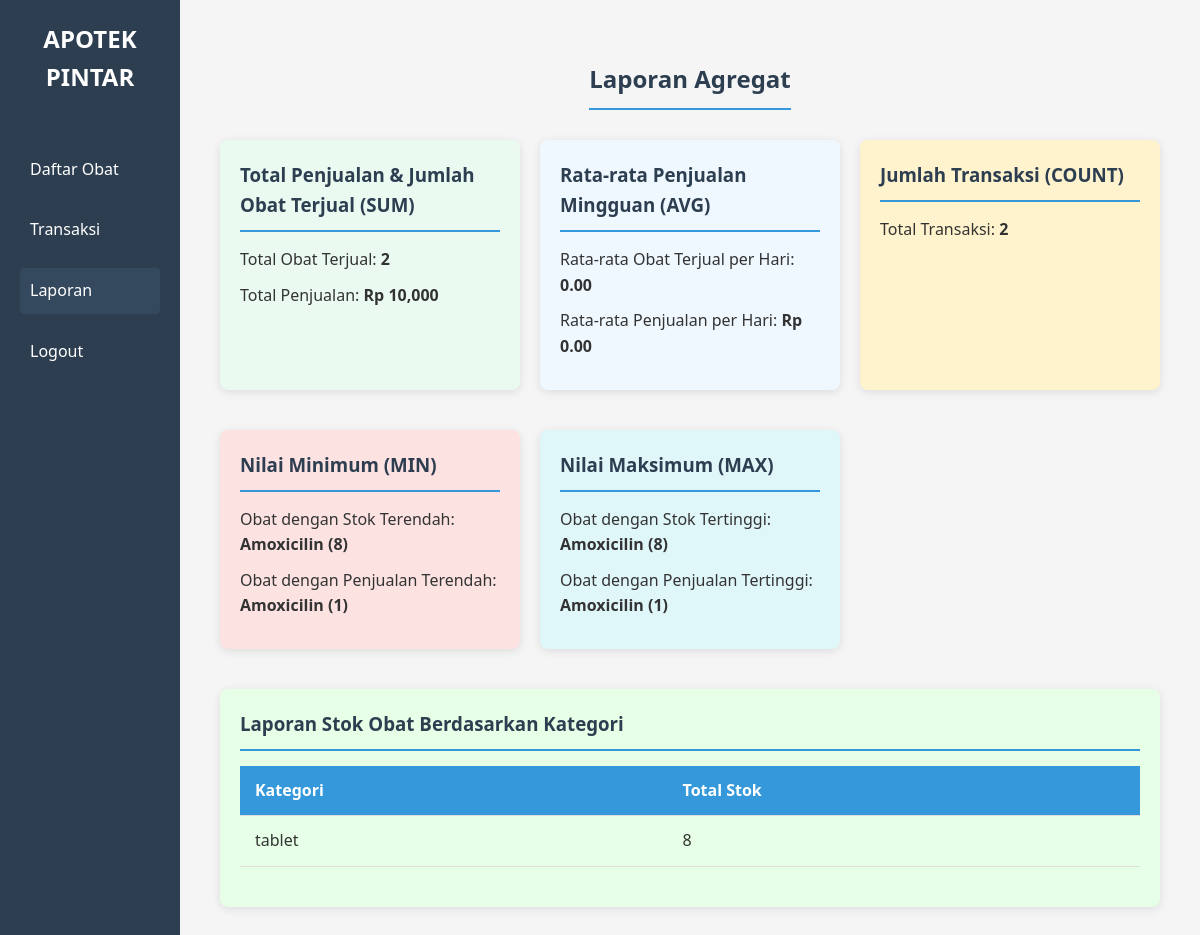
/admin/report.php, run on an earlier commit of the app's database.
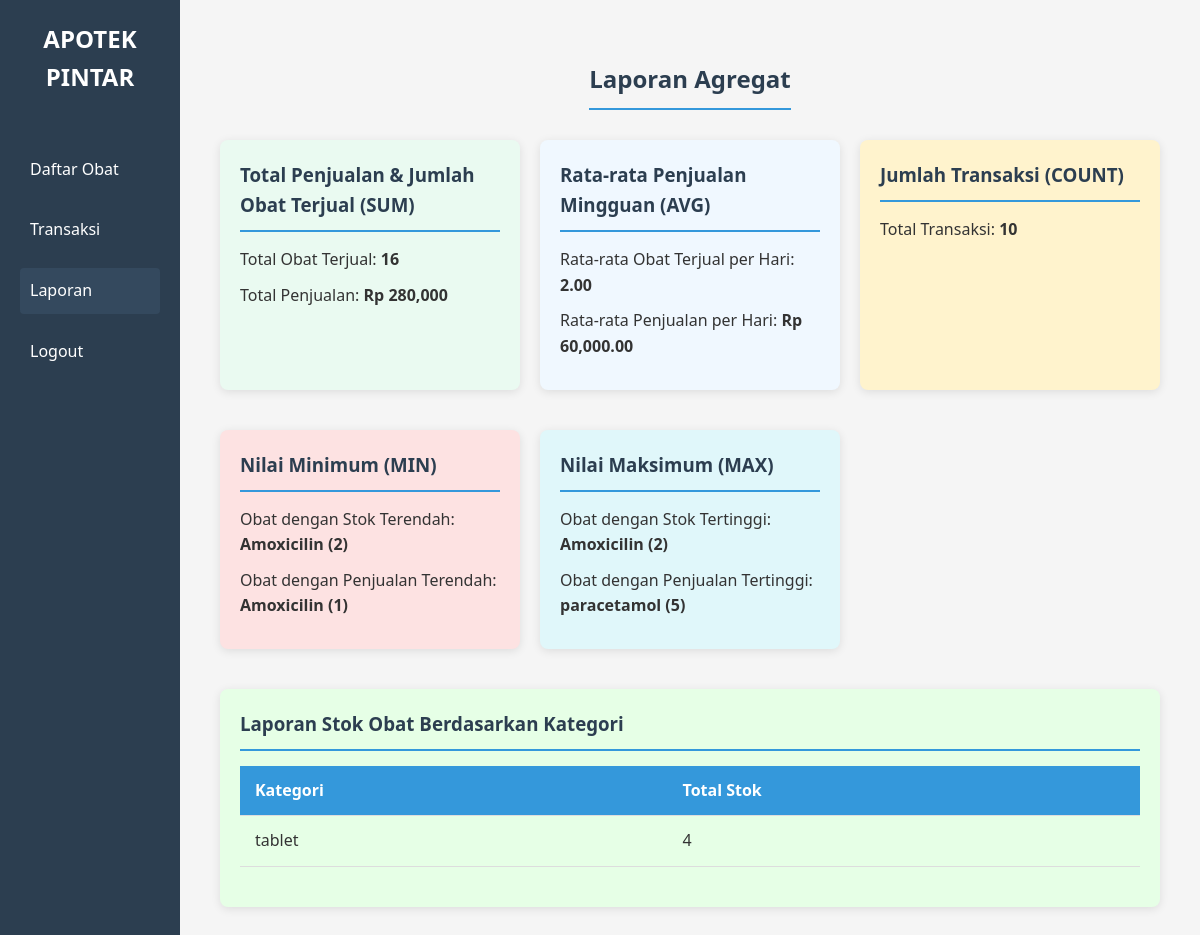
And on a later commit of the database.
### tables this page shows
CREATE TABLE `obat` (
  `id_obat` int(11) NOT NULL,
  `nama` varchar(50) NOT NULL,
  `stok` int(11) DEFAULT 0,
  `harga` decimal(10,2) NOT NULL,
  `kategori` varchar(20) NOT NULL
);

### admin/report.php (the view, shortened to what the changed rows need)
<?php include '../config.php'; ?>
<!DOCTYPE html>
<html lang="id">
<head>
    <link rel="stylesheet" href="styles.css">
</head>
<body>
    <div class="sidebar">
        <div class="logo">
            <h1>APOTEK PINTAR</h1>
        </div>
    </div>
    <main>
        <div class="report-container">
            <h2>Laporan Agregat</h2>
            <div class="report-cards">
                <section style="background-color: #eafaf1;">
                    <?php
                    $sum = $conn->query("SELECT SUM(jumlah) AS total_obat, SUM(total_transaksi) AS total_uang FROM transaksi")->fetch_assoc();
                    ?>
                    <p>Total Obat Terjual: <strong><?php echo $sum['total_obat']; ?></strong></p>
                    <p>Total Penjualan: <strong>Rp <?php echo number_format($sum['total_uang']); ?></strong></p>
                </section>
                <section style="background-color: #f0f8ff;">
                    <?php
                    $avg = $conn->query("SELECT AVG(jumlah) AS avg_obat, AVG(total_transaksi) AS avg_penjualan FROM transaksi WHERE tgl_transaksi >= DATE_SUB(CURDATE(), INTERVAL 7 DAY)")->fetch_assoc();
                    ?>
                    <p>Rata-rata Obat Terjual per Hari: <strong><?php echo number_format($avg['avg_obat'], 2); ?></strong></p>
                    <p>Rata-rata Penjualan per Hari: <strong>Rp <?php echo number_format($avg['avg_penjualan'], 2); ?></strong></p>
                </section>
                <section style="background-color: #fff3cd;">
                    <?php
                    $count = $conn->query("SELECT COUNT(*) AS total_transaksi FROM transaksi")->fetch_assoc();
                    ?>
                    <p>Total Transaksi: <strong><?php echo $count['total_transaksi']; ?></strong></p>
                </section>
                <section style="background-color: #fde2e2;">
                    <?php
                    $min_stok = $conn->query("SELECT nama, stok FROM obat ORDER BY stok ASC LIMIT 1")->fetch_assoc();
                    ?>
                    <p>Obat dengan Stok Terendah: <strong><?php echo $min_stok['nama'] . " (" . $min_stok['stok'] . ")"; ?></strong></p>
                </section>
                <section style="background-color: #e0f7fa;">
                    <?php
                    $max_stok = $conn->query("SELECT nama, stok FROM obat ORDER BY stok DESC LIMIT 1")->fetch_assoc();
                    $max_penjualan = $conn->query("SELECT obat.nama, transaksi.jumlah FROM transaksi JOIN obat ON transaksi.id_obat = obat.id_obat WHERE transaksi.jumlah = (SELECT MAX(jumlah) FROM transaksi)")->fetch_assoc();
                    ?>
                    <p>Obat dengan Stok Tertinggi: <strong><?php echo $max_stok['nama'] . " (" . $max_stok['stok'] . ")"; ?></strong></p>
                    <p>Obat dengan Penjualan Tertinggi: <strong><?php echo $max_penjualan['nama'] . " (" . $max_penjualan['jumlah'] . ")"; ?></strong></p>
                </section>
                <section style="background-color: #e6ffe6; grid-column: 1 / -1;">
                    <div class="report-table-container">
                        <table>
                            <thead>
                                <tr>
                                    <th>Kategori</th>
                                    <th>Total Stok</th>
                                </tr>
                            </thead>
                            <tbody>
                                <?php
                                $result_stok_kategori = $conn->query("SELECT kategori, total_stok_kategori FROM v_stok_kategori ORDER BY kategori ASC");
                                if ($result_stok_kategori->num_rows > 0) {
                                    while ($row_stok = $result_stok_kategori->fetch_assoc()) {
                                        echo "<tr>";
                                        echo "<td>{$row_stok['kategori']}</td>";
                                        echo "<td>{$row_stok['total_stok_kategori']}</td>";
                                        echo "</tr>";
                                    }
                                } else {
                                    echo "<tr><td colspan='3'>Tidak ada data stok per kategori.</td></tr>";
                                }
                                ?>
                            </tbody>
                        </table>
                    </div>
                </section>
            </div>
        </div>
    </main>
</body>
</html>

What changed in the data, as far as the page shows it:
changed obat "Amoxicilin": stok "8" → "2"
Also different on the page:
$sum['total_obat']: "2" → "16"
$sum['total_uang']: "10,000" → "280,000"
$avg['avg_obat']: "0.00" → "2.00"
$avg['avg_penjualan']: "0.00" → "60,000.00"
$count['total_transaksi']: "2" → "10"
$max_penjualan['nama']: "Amoxicilin" → "paracetamol"
$max_penjualan['jumlah']: "1" → "5"
new list line: "tablet 4"
list line gone: "tablet 8"
